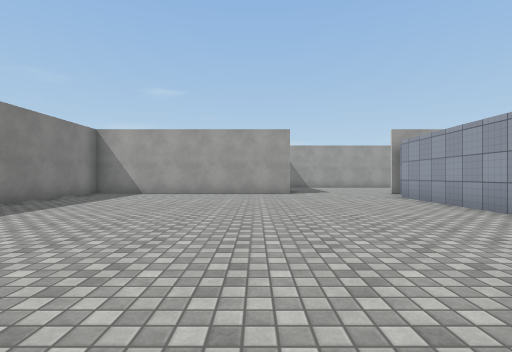
[1] (above)

16 first-person views from a walk through a scene from a Unity 3-D project. The camera is 1.2 m above the floor, looks level and sees 85° across. The floor is counted in squares, 2 m on a side. Each view is taken from the middle of a square. On the plan, view 1 faces up. The plan holds only what a view shows up to about 9 squares ahead; the rest is blank. The place goes on beyond the plan. The player is left out. Some animated figures are left out. Surface patterns are stand-ins for the level's own textures.

[2]
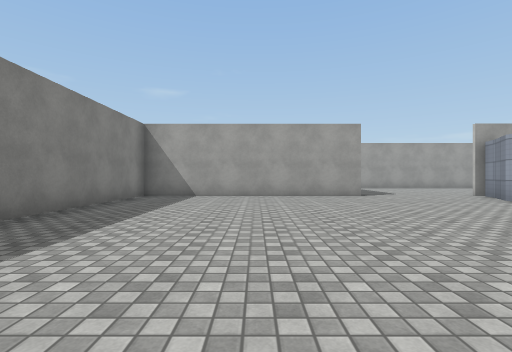

[3]
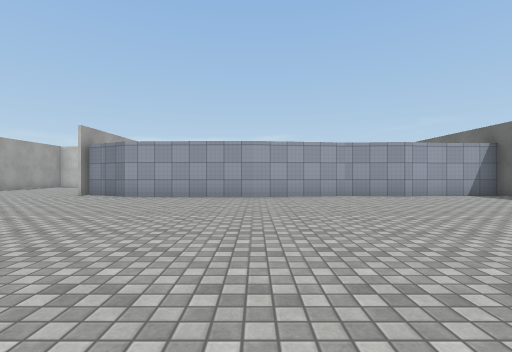

[4]
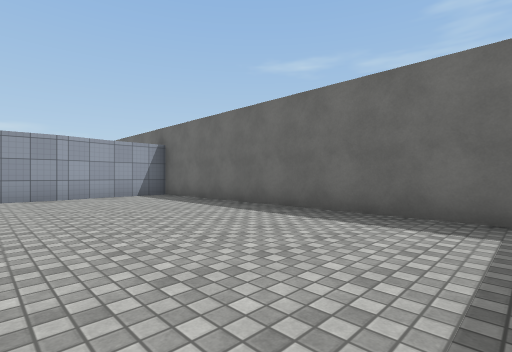

[5]
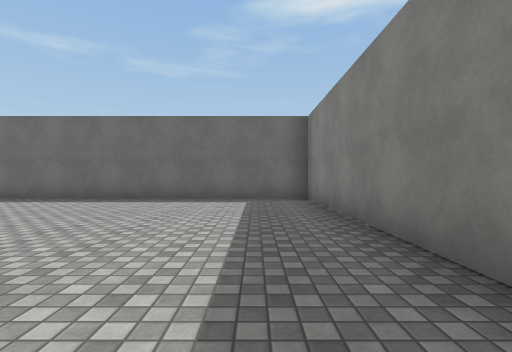

[6]
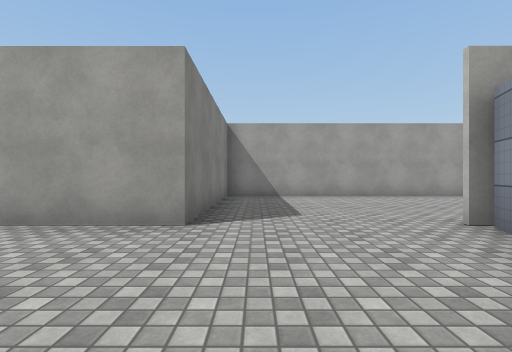

[7]
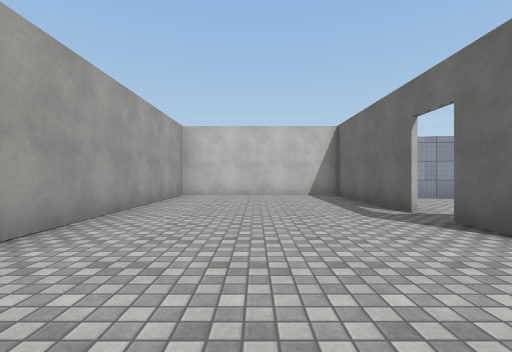

[8]
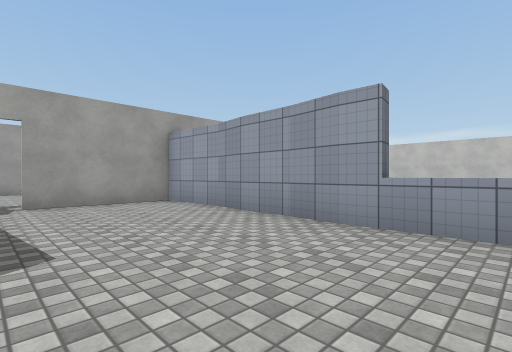

[9]
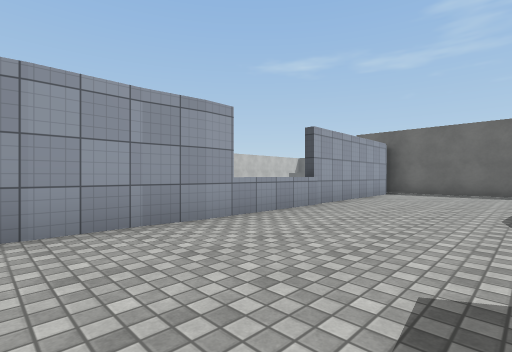

[10]
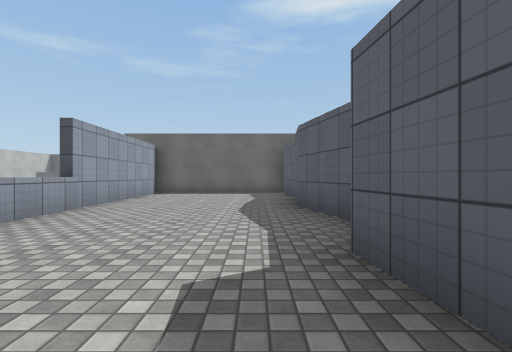

[11]
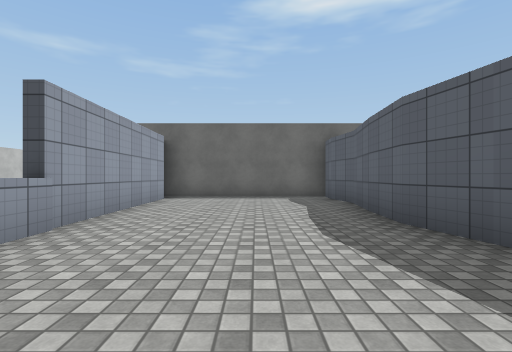

[12]
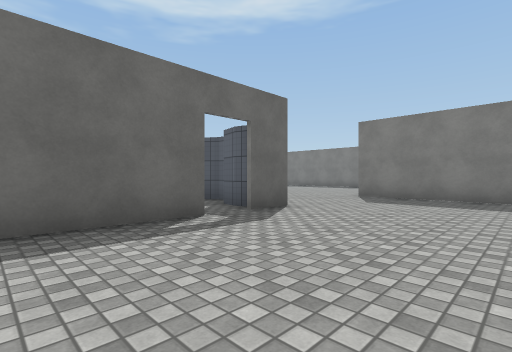

[13]
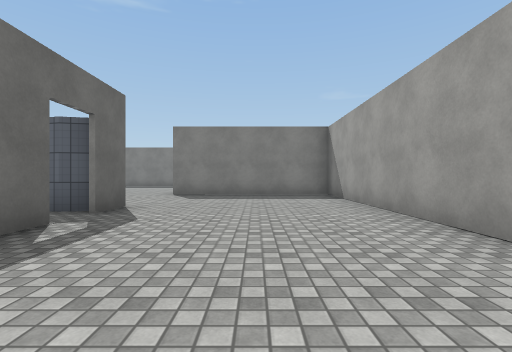

[14]
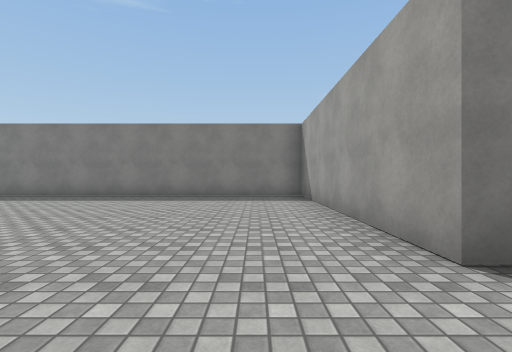

[15]
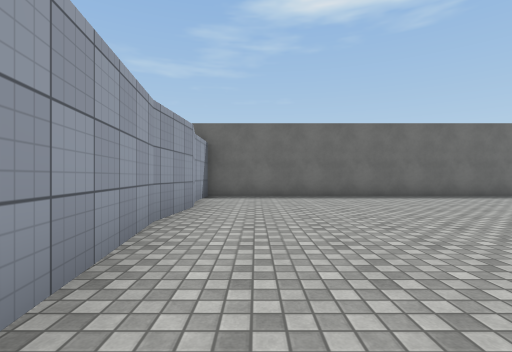

[16]
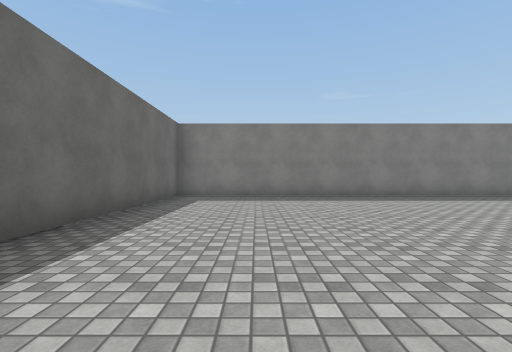

### Floor plan
Points are (right, up) in squares from view 1. A wall is a line through its corners. A room is listed if a view was taken in it or the views show most of it. See-through windows are left out.
Room 1 (views 1, 2, 3, 4, 5, 6, 7, 12, 13, 14, 15, 16)
walls: (4, 4) (4.1, 7.8) (4.6, 8.7); (4.5, 8.6) (4.8, 9.4); (4.4, 1.2) (4, 4.1); (4.5, 9.5) (5.6, 9.5); (4.2, -0.5) (4.3, 1.4); (6.5, 9.5) (10.8, 9.5) (10.8, 14.3) (1.1, 14.3) (1.1, 9.4) (-5.4, 9.4) (-5.4, -3.3) (4.4, -3.3) (4.4, -1.5); (4.4, -1.7) (4.2, -0.3)
ways out: opening at (6, 9) to room 2
Room 2 (views 8, 9, 10, 11)
walls: (4.7, 3.3) (5.1, 1.5) (5, -1.2); (9.2, 4.7) (9.5, 7.5); (5.1, 6.1) (5.3, 4.7); (4.8, -1.2) (5, -2.3) (5, -3); (4.5, 7.3) (4.8, 6.9); (9.2, 7.5) (9.1, 9.3); (9.5, -2.4) (9.2, 6.7); (5.2, 9.2) (5.3, 8.7) (5.2, 8.2); (4.9, -3.3) (9.8, -3.3); (9.4, 9.4) (6.5, 9.4)
ways out: opening at (6, 9) to room 1

Where each view was taken, in squares from view 1:
view 1: 0 up, 0 right, facing up
view 2: 1 up, 2 left, facing up
view 3: 4 up, 4 left, facing right
view 4: 1 up, 4 left, facing down-right
view 5: 4 up, 4 left, facing down
view 6: 6 up, 2 right, facing up
view 7: 12 up, 2 right, facing right
view 8: 3 up, 6 right, facing up-right
view 9: 7 up, 6 right, facing down-right
view 10: 7 up, 6 right, facing down
view 11: 5 up, 7 right, facing down
view 12: 13 up, 9 right, facing down-left
view 13: 12 up, 10 right, facing left
view 14: 8 up, 3 right, facing left
view 15: 5 up, 3 right, facing down
view 16: 1 down, 3 right, facing left
